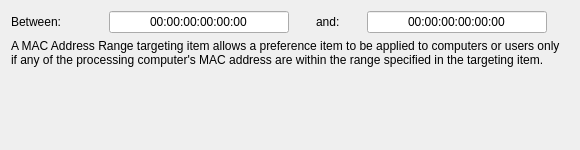
<?xml version="1.0" encoding="UTF-8"?>
<ui version="4.0">
 <class>MacAdderessRangeWidget</class>
 <widget class="QWidget" name="MacAdderessRangeWidget">
  <property name="geometry">
   <rect>
    <x>0</x>
    <y>0</y>
    <width>576</width>
    <height>150</height>
   </rect>
  </property>
  <property name="sizePolicy">
   <sizepolicy hsizetype="Preferred" vsizetype="Preferred">
    <horstretch>0</horstretch>
    <verstretch>0</verstretch>
   </sizepolicy>
  </property>
  <property name="minimumSize">
   <size>
    <width>0</width>
    <height>150</height>
   </size>
  </property>
  <property name="windowTitle">
   <string>Form</string>
  </property>
  <layout class="QGridLayout" name="gridLayout">
   <item row="0" column="0">
    <widget class="QLabel" name="betweenLabel">
     <property name="sizePolicy">
      <sizepolicy hsizetype="Maximum" vsizetype="Preferred">
       <horstretch>0</horstretch>
       <verstretch>0</verstretch>
      </sizepolicy>
     </property>
     <property name="text">
      <string>Between:</string>
     </property>
     <property name="buddy">
      <cstring>betweenLineEdit</cstring>
     </property>
    </widget>
   </item>
   <item row="0" column="1">
    <widget class="QLineEdit" name="betweenLineEdit">
     <property name="sizePolicy">
      <sizepolicy hsizetype="Fixed" vsizetype="Fixed">
       <horstretch>0</horstretch>
       <verstretch>0</verstretch>
      </sizepolicy>
     </property>
     <property name="minimumSize">
      <size>
       <width>180</width>
       <height>0</height>
      </size>
     </property>
     <property name="maximumSize">
      <size>
       <width>180</width>
       <height>16777215</height>
      </size>
     </property>
     <property name="inputMask">
      <string/>
     </property>
     <property name="text">
      <string>00:00:00:00:00:00</string>
     </property>
     <property name="maxLength">
      <number>32767</number>
     </property>
     <property name="cursorPosition">
      <number>17</number>
     </property>
     <property name="alignment">
      <set>Qt::AlignCenter</set>
     </property>
    </widget>
   </item>
   <item row="0" column="2">
    <widget class="QLabel" name="andLabel">
     <property name="sizePolicy">
      <sizepolicy hsizetype="Maximum" vsizetype="Preferred">
       <horstretch>0</horstretch>
       <verstretch>0</verstretch>
      </sizepolicy>
     </property>
     <property name="text">
      <string>and:</string>
     </property>
     <property name="buddy">
      <cstring>andLineEdit</cstring>
     </property>
    </widget>
   </item>
   <item row="0" column="3">
    <widget class="QLineEdit" name="andLineEdit">
     <property name="sizePolicy">
      <sizepolicy hsizetype="Fixed" vsizetype="Fixed">
       <horstretch>0</horstretch>
       <verstretch>0</verstretch>
      </sizepolicy>
     </property>
     <property name="minimumSize">
      <size>
       <width>180</width>
       <height>0</height>
      </size>
     </property>
     <property name="maximumSize">
      <size>
       <width>180</width>
       <height>16777215</height>
      </size>
     </property>
     <property name="inputMask">
      <string/>
     </property>
     <property name="text">
      <string>00:00:00:00:00:00</string>
     </property>
     <property name="maxLength">
      <number>32767</number>
     </property>
     <property name="cursorPosition">
      <number>17</number>
     </property>
     <property name="alignment">
      <set>Qt::AlignCenter</set>
     </property>
    </widget>
   </item>
   <item row="1" column="0" colspan="4">
    <widget class="QLabel" name="label">
     <property name="text">
      <string>A MAC Address Range targeting item allows a preference item to be applied to computers or users only if any of the processing computer's MAC address are within the range specified in the targeting item.</string>
     </property>
     <property name="wordWrap">
      <bool>true</bool>
     </property>
    </widget>
   </item>
   <item row="2" column="0" colspan="4">
    <spacer name="verticalSpacer">
     <property name="orientation">
      <enum>Qt::Vertical</enum>
     </property>
     <property name="sizeHint" stdset="0">
      <size>
       <width>558</width>
       <height>137</height>
      </size>
     </property>
    </spacer>
   </item>
  </layout>
 </widget>
 <resources/>
 <connections/>
</ui>
